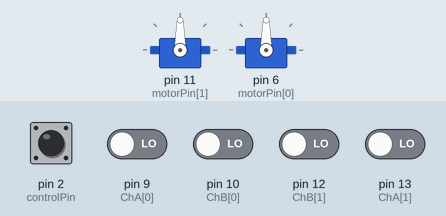
The sketch below on a simulated Arduino Uno, built with avr-gcc and run on an emulated ATmega328P. Shown: 2 × servo. Inputs (shaded band) come from the test bench; at power-on: pin 2 (controlPin), pin 9 (ChA[0]), pin 10 (ChB[0]), pin 12 (ChB[1]), pin 13 (ChA[1]) LOW. What the sketch prints to the serial monitor is not drawn.

Above: at 1.2 s.
1.3 s: pin 2 (controlPin) driven HIGH
At 2.3 s:
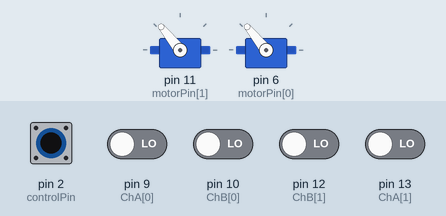
2.8 s: pin 2 (controlPin) driven LOW
At 3.5 s:
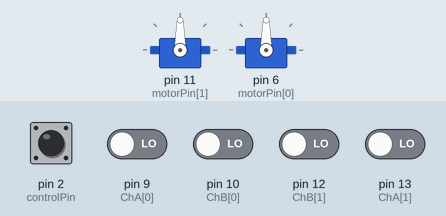
4.3 s: pin 2 (controlPin) driven HIGH and pin 9 (ChA[0]) driven HIGH
At 4.6 s:
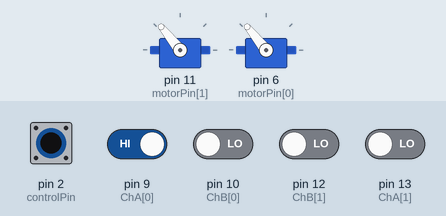
7.3 s: pin 2 (controlPin) pulsed LOW 2 times (0.12 s each, 0.3 s apart)
At 7.51 s:
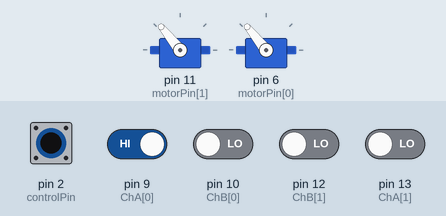
Timing chart, 0 to 10.3 s (numbered marks = the images above; inputs shaded):
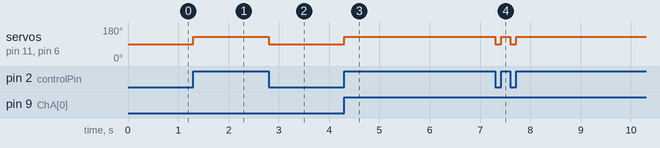

The sketch:

PosFinder2Motors.ino
```cpp
//Written by ShoelessJo3
//2/28/18

#include <Servo.h>

Servo motor2;
Servo motor1;


int topTarget = 200;
int botTarget = 0;
int numMotors = 2;
int ChA[] = {9, 13};
int ChB[] = {10, 12};

float rot[] = {0,0};
float dist[] = {0,0};
int lastPos[] = {0,0};
int curPos[] = {0,0};
int oldPos[] = {0,0};
int controlPin = 2;
int threshPos = 4; //within 2 rotations
float targetPos[] = {0,0};
int maxPos = 200; //for smoothing purposes
int motorPin[] = {6,11};


void setup() {
  // put your setup code here, to run once:
Serial.begin(115200);
pinMode(ChA, INPUT);
pinMode(ChB, INPUT);
pinMode(motorPin, OUTPUT);
pinMode(controlPin,INPUT);
motor2.attach(motorPin[1]);
motor1.attach(motorPin[0]);
}

void loop() {
  // put your main code here, to run repeatedly
  for(int m = 0; m<numMotors; m++)
  {
    curPos[m] = getPos(m);
    dist[m] = rot[m]/4;
  //get current position from motor
    if(digitalRead(controlPin))
    {
      targetPos[m] = topTarget;
    }
    else
    {
     targetPos[m] = botTarget;
    }


  if(abs(targetPos[m] - dist[m]) <= threshPos)
  {
    if(m == 1)
      motor2.write(90);
    else
      motor1.write(90);
  }
  else if(targetPos[m] - dist[m] < 0) //overshot go backwards
    {
      //Serial.println("it goes backwards");
      if(m == 1)
      {
        motor2.write(60);
        Serial.println("it goes backwards");

     }
     else
      motor1.write(60);
  }
  else if(targetPos[m] - dist[m] > 0){
    Serial.println("it goes forwards");
    if(m == 1)
      {
        motor2.write(110 + 20*((float)(abs(targetPos[m] -dist[m])/(float)maxPos)));
        //Serial.println(110 + 20*((float)(abs(targetPos[m] -dist[m])/(float)maxPos)));
      }
    else
      motor1.write(110 + 20*((float)(abs(targetPos[m] -dist[m])/(float)maxPos)));

  }


 /*  Serial.print(dist[m]);
   Serial.print(" ");
   Serial.println(m);*/
  if(curPos[m] != oldPos[m])
  {
    if((curPos[m] == 4 && oldPos[m] == 1) || curPos[m] - oldPos[m] > 0)
    {
      rot[m] += 1;
    }
    else
    {
      rot[m] -= 1;
    }
  }
  oldPos[m] = curPos[m];
  }
}


int getPos(int motorPin){

  int a = digitalRead(ChA[motorPin]);
  int b = digitalRead(ChB[motorPin]);

  if(!a && !b)
  {
    return 1;
  }
  if(!a && b)
  {
    return 2;
  }
  if(a && b)
  {
    return 3;
  }
  if(a && !b)
  {
    return 4;
  }

}
```

Measured:
- after the input at 1.3 s, servo on pin 11 (motorPin[1]), servo on pin 6 (motorPin[0]): 90° → 129° at once
- after the input at 2.8 s, servo on pin 11 (motorPin[1]), servo on pin 6 (motorPin[0]): 129° → 90° at once
- after the input at 4.3 s, servo on pin 11 (motorPin[1]), servo on pin 6 (motorPin[0]): 90° → 129° at once
- after the input at 7.3 s, servo on pin 11 (motorPin[1]), servo on pin 6 (motorPin[0]): alternates 129° for 0.18 s and 90° for 0.12 s, 4 changes in all, then stays 129°, starting at once
